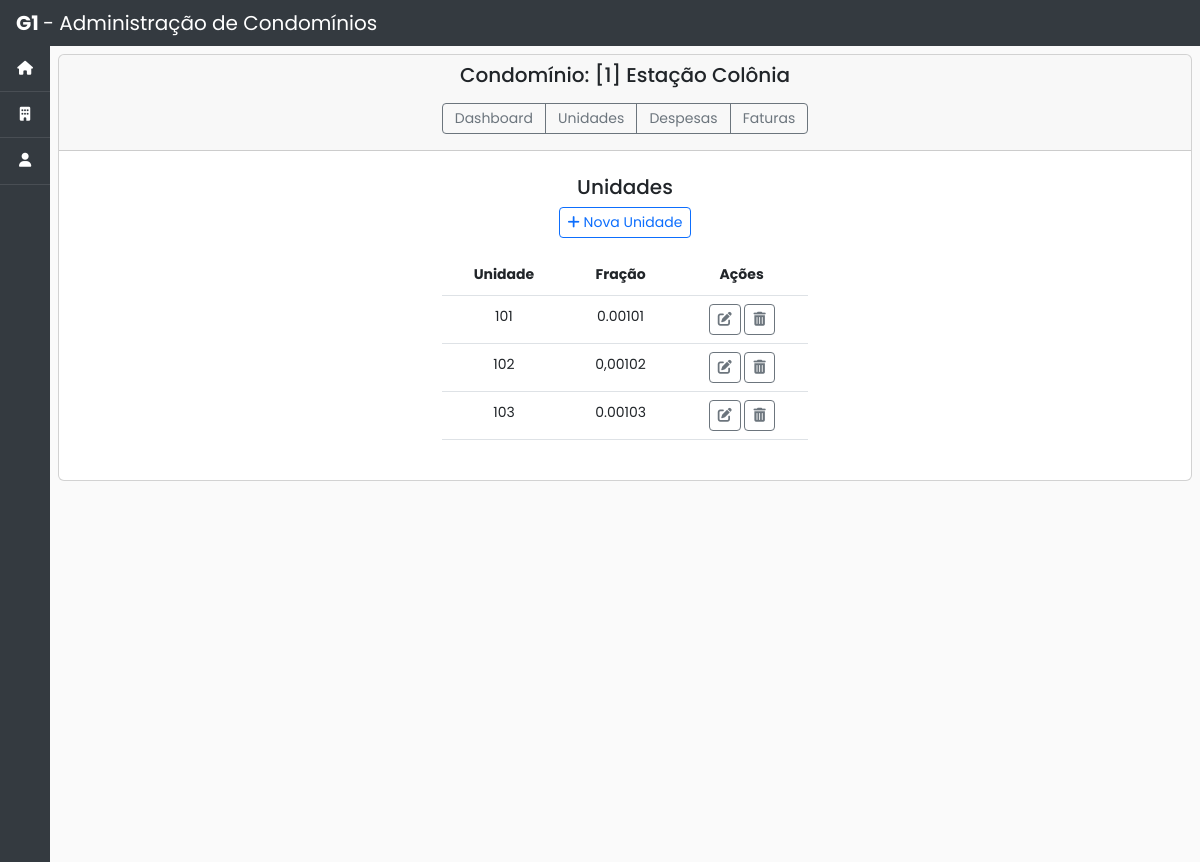
/condominios/unidade_list/1/, run on the app's committed database.
### condominio/models.py (models this page shows, shortened)
class Condominio(models.Model):
    nome = models.CharField(max_length=200)
    documento = models.CharField('CNPJ', max_length=20)
    cep = models.CharField('CEP', max_length=10)
    endereco = models.CharField('Endereço', max_length=50)
    numero = models.CharField('Número', max_length=10)
    bairro = models.CharField(max_length=50)
    cidade = models.CharField(max_length=50)
    estado = models.CharField(max_length=50)
    pais = models.CharField('País', max_length=50)
    area_comum = models.CharField('área comum', max_length=50, blank=True, null=True)
    area_privativa = models.CharField('área privativa', max_length=50, blank=True, null=True)
    area_total = models.CharField('área total', max_length=50, blank=True, null=True)
    dia_vencimento_boleto = models.CharField('Dia de vencimento da fatura', max_length=2)
    status = models.BooleanField(default=True, blank=True, null=True)
    data_inicio_contrato = models.DateTimeField(blank=True, null=True)
    data_fim_contrato = models.DateTimeField(blank=True, null=True)
    created_at = models.DateTimeField(auto_now_add=True)
    updated_at = models.DateTimeField(auto_now=True)

class Unidade(models.Model):
    nome = models.CharField(max_length=200)
    fracao = models.CharField('fração', max_length=20)
    condominio = models.ForeignKey(Condominio, on_delete=models.CASCADE, related_name='unidades')

### condominio/views.py (the view)
# urls.py: path('unidade_list/<int:condominio_id>/', views.unidade_list, name='unidade_list'),  # noqa
def unidade_list(request, condominio_id):
    condominio = Condominio.objects.get(id=condominio_id)
    unidade = Unidade.objects.order_by("nome").filter(condominio_id=condominio_id)
    return render(request, 'condominio/unidade_list.html', {'unidade': unidade, 'condominio': condominio})  # noqa

### condominio/templates/condominio/unidade_list.html (shortened to what this page needs)
{% extends 'base.html' %}
{% block content %}
  <div class="card">
    <div class="card-header text-center">
      <h5><span>Condomínio: [{{ condominio.id }}] {{ condominio.nome }} </span></h5>
      <div class="col-4 m-auto pt-2 pb-2 text-center btn-group btn-group-toggle" data-toggle="buttons">
        <a href="{% url 'condominio:gestao' condominio_id=condominio.id %}" class="btn btn-outline-secondary btn-sm">Dashboard</a>
        <a href="{% url 'condominio:unidade_list' condominio.id %}" class="btn btn-outline-secondary btn-sm">Unidades</a>
        <a href="" class="btn btn-outline-secondary btn-sm">Despesas</a>
        <a href="" class="btn btn-outline-secondary btn-sm">Faturas</a>
      </div>
    </div>
    <div class="card-body">
      <div class="col-8 m-auto pt-2 pb-2 text-center" >
        <h5>Unidades</h5>
        <a href="{% url 'condominio:unidade_create' condominio_id=condominio.id %}" class="btn btn-outline-primary btn-sm"> <span class="fas fa-plus"></span> Nova Unidade</a>
      </div>
      <div class="col-4 m-auto pt-2 pb-2 text-center">
        <table class="table">
          <thead class="thead-dark">
            <tr style="text-align: center">
              <th scope="col">Unidade</th>
              <th scope="col">Fração</th>
              <th scope="col">Ações</th>
            </tr>
          </thead>
          <tbody>
            {% for unidade in unidade %}
            <tr style="text-align: center">
              <td>{{unidade.nome}}</td>
              <td>{{unidade.fracao}}</td>
              <td>
                <a href=" {% url 'condominio:unidade_update' unidade.id %}" class="btn btn-outline-secondary btn-sm" data-bs-toggle="tooltip" data-bs-placement="top" title="Editar"><i class="fas fa-edit"></i></a>
                <a href=" {% url 'condominio:unidade_confirm_delete' unidade.id %}" class="btn btn-outline-secondary btn-sm" data-bs-toggle="tooltip" data-bs-placement="top" title="Remover"> <i class="fas fa-trash-alt"></i></a>
              </td>
            </tr>
            {% endfor %}
          </tbody>
        </table>
      </div>
    </div>
  </div>
{% endblock %}

### base_static/css/global-style.css (style rules this page uses)
:root { --blue: #007bff; --indigo: #6610f2; --purple: #6f42c1; --pink: #e83e8c; --red: #dc3545; --orange: #fd7e14; --yellow: #ffc107; --green: #28a745; --teal: #20c997; --cyan: #17a2b8; --white: #fff; --gray: #6c757d; --gray-dark: #343a40; --primary: #007bff; --secondary: #6c757d; --success: #28a745; --info: #17a2b8; --warning: #ffc107; --danger: #dc3545; --light: #f8f9fa; --dark: #343a40; --breakpoint-xs: 0; --breakpoint-sm: 576px; --breakpoint-md: 768px; --breakpoint-lg: 992px; --breakpoint-xl: 1200px; --font-family-sans-serif: -apple-system, BlinkMacSystemFont, "Segoe UI", Roboto, "Helvetica Neue", Arial, "Noto Sans", sans-serif, "Apple Color Emoji", "Segoe UI Emoji", "Segoe UI Symbol", "Noto Color Emoji"; --font-family-monospace: SFMono-Regular, Menlo, Monaco, Consolas, "Liberation Mono", "Courier New", monospace; }
html { position: relative; min-height: 100%; font-family: sans-serif; line-height: 1.15; -webkit-text-size-adjust: 100%; -webkit-tap-highlight-color: rgba(0, 0, 0, 0); }
body { margin: 0; font-family: "Poppins", Arial, sans-serif; font-size: 14px; line-height: 1.8; font-weight: normal; background: #fafafa; color: white; }

### data on the page
Condominio: id "1", nome "Estação Colônia"
Unidade: nome "101", fracao "0.00101"
Unidade: nome "102", fracao "0,00102"
Unidade: nome "103", fracao "0.00103"
